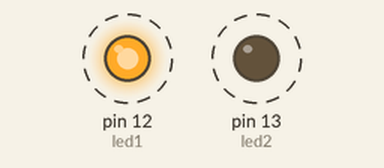
A sketch run on a simulated Arduino Uno, built with avr-gcc and run on an emulated ATmega328P. Shown: output pins drawn as LEDs (lit = HIGH). Dashed ring = blinking.

Above: at 0.2 s.
Timing chart, 0 to 3.0 s (numbered marks = the images above):
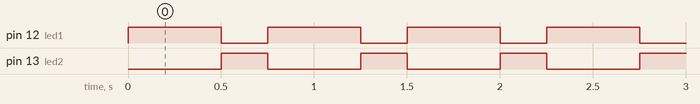

Measured:
- by itself, pin 12 (led1): alternates HIGH for 0.50 s and LOW for 0.25 s
- by itself, pin 13 (led2): alternates HIGH for 0.25 s and LOW for 0.50 s

The sketch:

jour8.ino
```cpp
// LED 1 est connectée à la broche 12
int led1 = 12;

// LED 2 est connectée à la broche 13
int led2 = 13;

void setup() {
  pinMode(led1, OUTPUT);
  pinMode(led2, OUTPUT);
}

void loop() {
  digitalWrite(led1, HIGH);
  delay(500);
  digitalWrite(led1, LOW);

  digitalWrite(led2, HIGH);
  delay(250);
  digitalWrite(led2, LOW);
}
```
